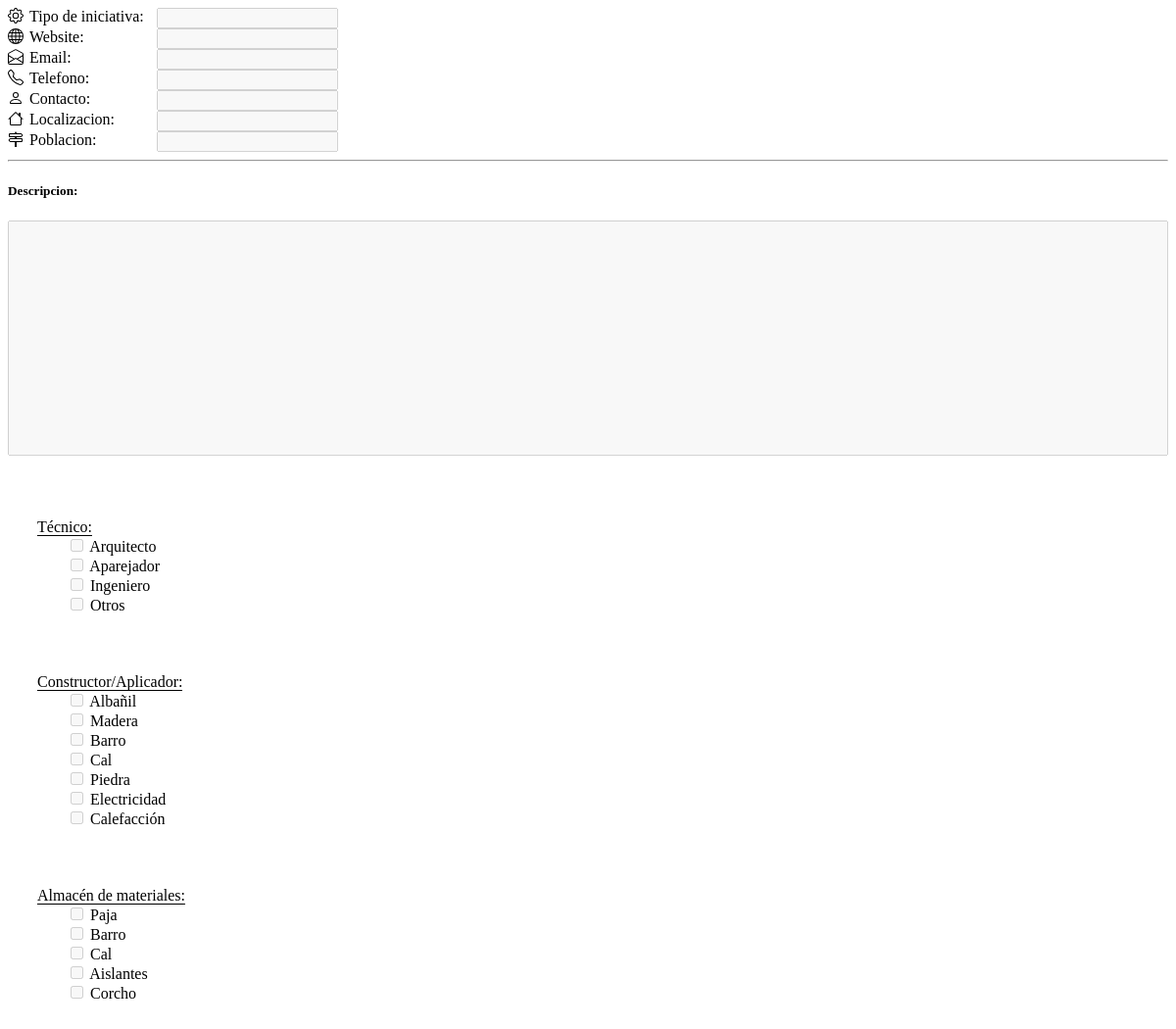
/vistas/verDatos.php, run on the app's committed database.
### tables this page shows
CREATE TABLE `categorias` (
  `id_cat` int(3) NOT NULL,
  `nom_cat` varchar(35) NOT NULL
);

CREATE TABLE `subcategorias` (
  `id_subcat` int(3) NOT NULL,
  `id_cat` int(3) NOT NULL,
  `nom_subcat` varchar(35) NOT NULL
);

### vistas/verDatos.php (the view, shortened to what this page needs)
<link rel="stylesheet" type="text/css" href="css/ver_datos.css">
<?php
$id= $_GET["rec"];
include ("../controladores/conexion_bd.php");
$sel = "SELECT * FROM recursos INNER JOIN direcciones ON recursos.id_rec=direcciones.id_rec WHERE recursos.id_rec='$id'";
$tabla = $con->query($sel);
$usuario = $tabla->fetch_array();
echo '
<form action="../controladores/actualizar_datos.php" method="POST">
	<div id="cuerpo" class="row">
		<div id="datos" class="col-sm-6">
			<div class="formCampo">
				<div class="formIconos"><img src="svg/gear.svg"></div>
				<label>Tipo de iniciativa:</label>
				<input class="mod_datos" type="text" name="camp_0" value="'.$usuario["nom_rec"].'" disabled>
			</div>
			<div class="formCampo">
				<div class="formIconos"><img src="svg/globe.svg"></div>
				<br><label>Website:</label>
				<input class="mod_datos" type="text" name="camp_1" value="'.$usuario["web_rec"].'" disabled>
			</div>
			<div class="formCampo">
				<div class="formIconos"><img src="svg/mail.svg"></div>
				<br><label>Email:</label>
				<input class="mod_datos" type="text" name="camp_2" value="'.$usuario["email_rec"].'" disabled>
			</div>
			<div class="formCampo">
				<div class="formIconos"><img src="svg/phone.svg"></div>
				<br><label>Telefono:</label>
				<input class="mod_datos" type="text" name="camp_3" value="'.$usuario["tel_rec"].'" disabled>
			</div>
			<div class="formCampo">
				<div class="formIconos"><img src="svg/person.svg"></div>
				<br><label>Contacto:</label>
				<input class="mod_datos" type="text" name="camp_4" value="'.$usuario["cont_rec"].'" disabled>
			</div>
			<div class="formCampo">
				<div class="formIconos"><img src="svg/house.svg"></div>
				<br><label>Localizacion:</label>
				<input class="mod_datos" type="text" name="camp_5" value="'.$usuario["direccion_dir"].'" disabled>
		 	</div>
		 	<div class="formCampo">
				<div class="formIconos"><img src="svg/town.svg"></div>
				<br><label>Poblacion:</label>
				<input class="mod_datos" type="text" name="camp_6" value="'.$usuario["poblacion_dir"].'" disabled>
		 	</div>
		</div>
				let texto_recurso="'.$usuario["direccion_dir"].' '.$usuario["num_dir"].' ";
				pin_mark('.$usuario["lat_dir"].','.$usuario["lon_dir"].',"'.$usuario["nom_rec"].'",texto_recurso);
	</div>
	<hr>
	<h5>Descripcion:</h5>
	<div id="desc">
		<textarea class="mod_datos" style ="width: 100%" name="camp_d" disabled>'.$usuario["desc_rec"].'</textarea>
	</div>
	<br>
</form>
';
echo"
<form action='' method='POST'>
<div id='cheks' class='row'>
";
	$categorias = $con->query("SELECT * FROM categorias");
	foreach($categorias as $row){
	    $cat = stripslashes($row['nom_cat']);
	    echo "
	    <div class='box col-sm-4 categoria'>
	    	<label class='tipo_categoria'>$cat:</label><br>
	    	<div class='subcategorias'>
	    ";
	    $id= $row["id_cat"];
	    $consultar_subcat ="SELECT * from subcategorias where id_cat='$id'";
		$subcategorias= $con->query($consultar_subcat);
		foreach($subcategorias as $row2){
		   $subcat = stripslashes($row2['nom_subcat']);
		   $subid  = stripslashes($row2['id_subcat']);
			echo'
			<input class="form-check-input mod_cat" type="checkbox" name="'.$subid.'" value="'.$subcat.'" disabled>
			<label class="form-check-label">'.$subcat.'</label><br>
			';
		}
		echo'</div>
		</div>
		';
	}
echo'
	</div>
	<br>
	<center>
		<input id="btn_actualizar_categorias" type="submit" value="actualizar">
		<input id="btn_cancelar_categorias" type="button" value="Cancelar" onclick="window.location.reload(true)">
	</center>
</form>';
?>

### vistas/css/ver_datos.css (style rules this page uses)
.formCampo { display: flex; flex-flow: wrap; }
.formIconos { width: 22px }
div#datos label { width: 130px; height: 15px; }
label.tipo_categoria { border-bottom: 1px solid black; }
textarea { resize: none; height: 30vh; }
.categoria { padding: 30px; }
.subcategorias { padding-left: 30px; }

### data on the page
categorias: nom_cat "Técnico"
subcategorias: nom_subcat "Arquitecto"
subcategorias: nom_subcat "Aparejador"
subcategorias: nom_subcat "Ingeniero"
subcategorias: nom_subcat "Otros"
categorias: nom_cat "Constructor/Aplicador"
subcategorias: nom_subcat "Albañil"
subcategorias: nom_subcat "Madera"
subcategorias: nom_subcat "Barro"
subcategorias: nom_subcat "Cal"
subcategorias: nom_subcat "Piedra"
subcategorias: nom_subcat "Electricidad"
subcategorias: nom_subcat "Calefacción"
categorias: nom_cat "Almacén de materiales"
subcategorias: nom_subcat "Paja"
subcategorias: nom_subcat "Barro"
subcategorias: nom_subcat "Cal"
subcategorias: nom_subcat "Aislantes"
subcategorias: nom_subcat "Corcho"
